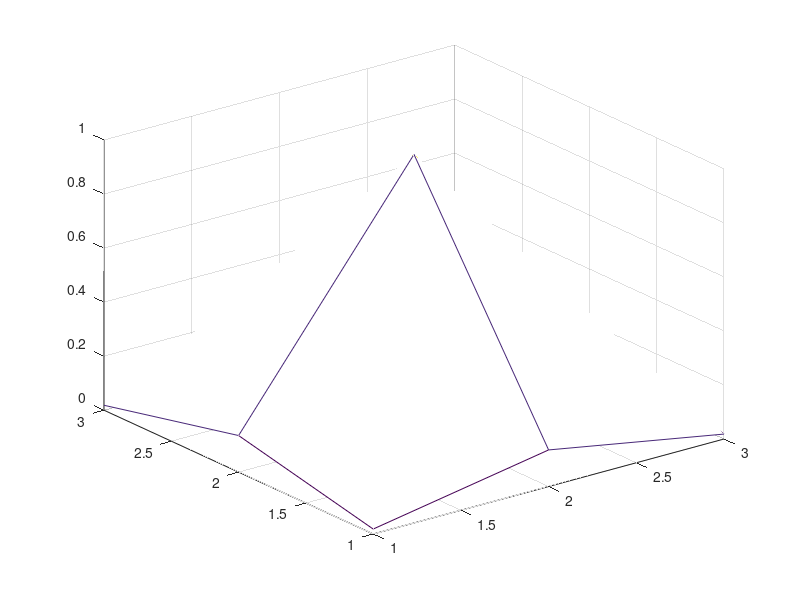

Recreate this plot in MATLAB.
nx=3
ny=3
g = ones(nx,ny)
c = 1/sqrt(2*pi)
var = .5
# for x=fix(nx/2):nx+fix(nx/2)-1
#   for y=fix(ny/2):ny+fix(ny/2)-1
#     #g(x,y) = exp( -((x-1)^2 + y^2)/(2*var^2) );
#     g(x-1,y-1)=0;
#   endfor
# endfor

g(1,1) =  exp( -((-1)^2 + (-1)^2)/(2*var^2) );
g(2,1) =  exp( -(0^2 + (-1)^2)/(2*var^2) );
g(3,1) =  exp( -(1^2 + (-1)^2)/(2*var^2) );

g(1,2) =  exp( -((-1)^2 + 0^2)/(2*var^2) );
g(2,2) =  exp( -(0^2 + 0^2)/(2*var^2) );
g(3,2) =  exp( -(1^2 + 0^2)/(2*var^2) );

g(1,3) =  exp( -((-1)^2 + 1^2)/(2*var^2) );
g(2,3) =  exp( -(0^2 + 1^2)/(2*var^2) );
g(3,3) =  exp( -(1^2 + 1^2)/(2*var^2) );

g
mesh([1:nx],[1:ny],g);

